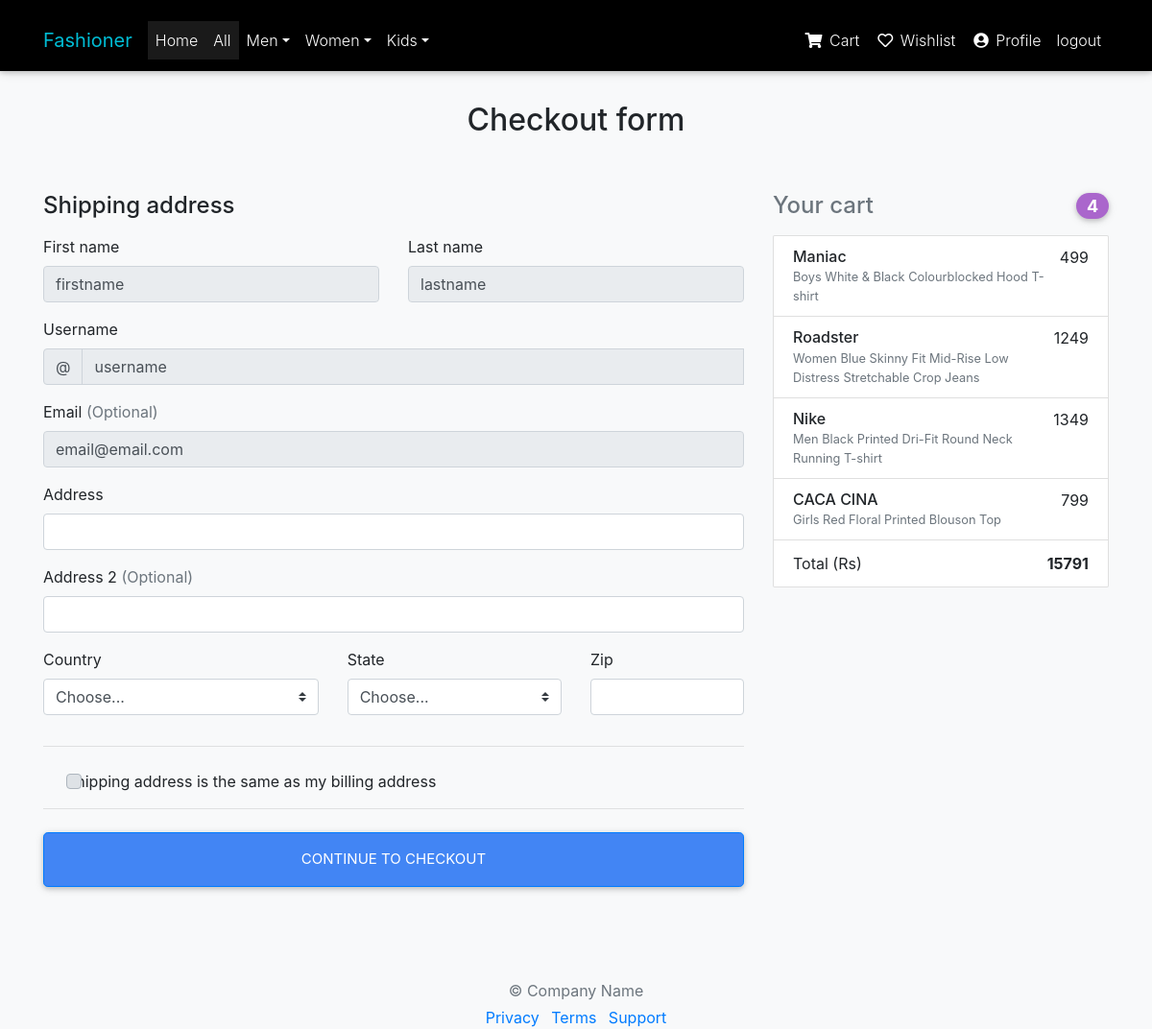
The page /home/checkout (signed in) on the database as committed earlier.
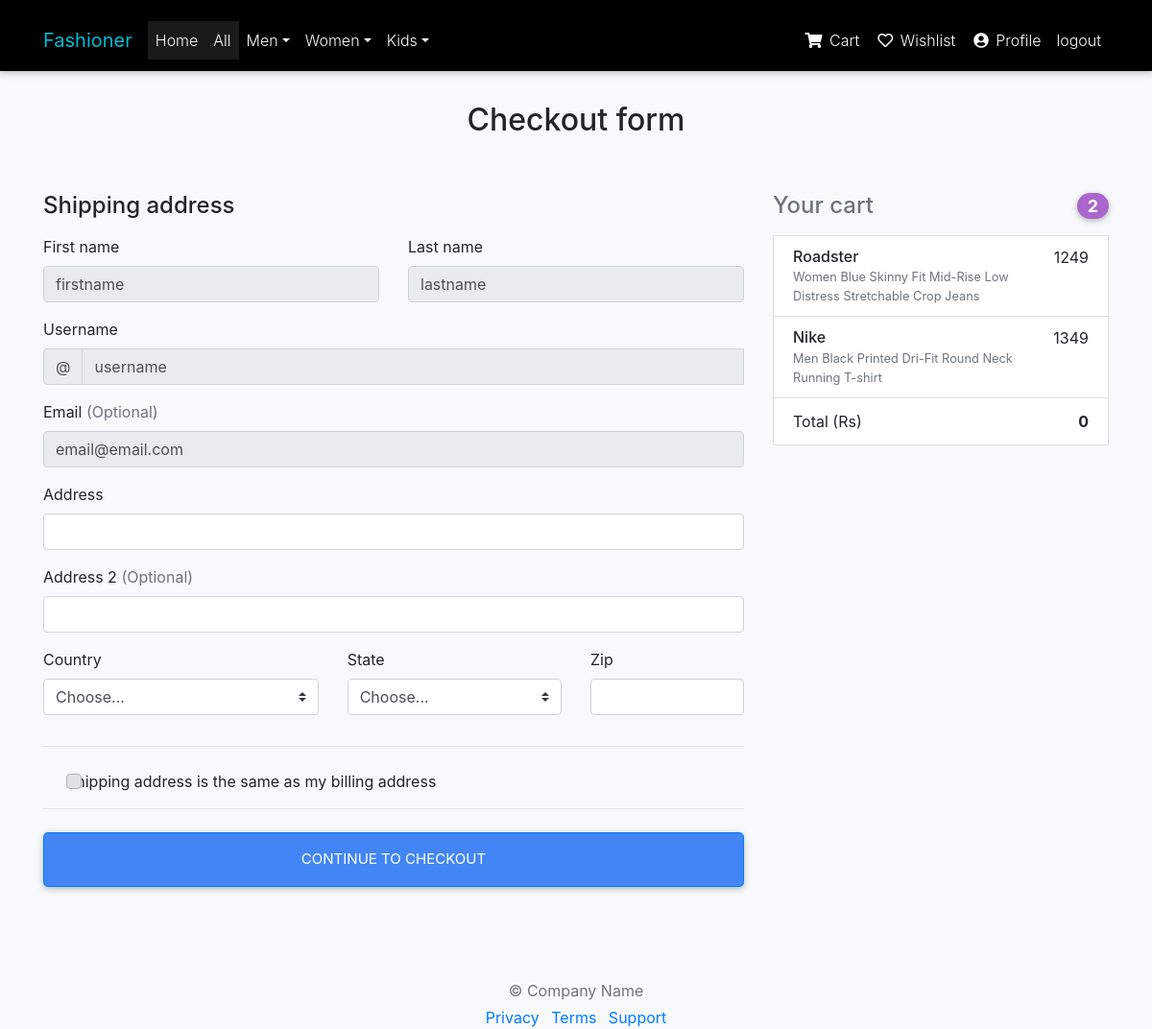
The same page on the database as committed later.
### FashionerMain/models.py (models this page shows)
class Cart(models.Model):
    user = models.ForeignKey(User, on_delete=models.CASCADE)
    product = models.ForeignKey(Product, on_delete=models.DO_NOTHING)
    quantity = models.IntegerField(default=1)
    size = models.CharField(choices=SIZE_CHOISES, max_length=3, default="")
    price = models.IntegerField(default=0)
    ordered = models.BooleanField(default=False)

class Product(models.Model):
    product_name = models.CharField(max_length=100)
    tagline = models.CharField(max_length=100, default="")
    price = models.IntegerField(default=0)
    image1 = models.CharField(max_length = 1000, default="")
    image2 = models.CharField(max_length = 1000, default="")
    image3 = models.CharField(max_length = 1000, default="")
    category = models.ForeignKey(Category, on_delete=models.DO_NOTHING, default="")
    description = models.CharField(max_length = 1000, default="")
    sizes = MultiSelectField(choices = SIZE_CHOISES, default="")

### FashionerMain/views.py (the view)
# urls.py: path('checkout', views.checkout, name='checkout'),
def checkout(request):
    user = request.user
    items = Cart.objects.filter(user = user)
    length = len(items)
    total = 0
    for item in items:
        if(item.ordered == False):
            total = total + item.price
    context = {
        'user': user,
        'items': items,
        'length': length,
        'total': total,
        'men': men,
        'women': women,
        'girls': girls,
        'boys': boys,
    }
    return render(request, "checkout-page.html", context)

### templates/checkout-page.html (shortened to what the changed rows need)
{% load static %}
<!DOCTYPE html>
<html lang="en"><head><meta http-equiv="Content-Type" content="text/html; charset=UTF-8">
    <link href="{% static 'Checkout example for Bootstrap_files/bootstrap.min.css'%}" rel="stylesheet">
    <link href="{% static 'Checkout example for Bootstrap_files/form-validation.css'%}" rel="stylesheet">
    <link rel="stylesheet" href="https://use.fontawesome.com/releases/v5.11.2/css/all.css">
    <link href="{% static 'css/bootstrap.min.css' %}" rel="stylesheet">
    <link href="{% static 'css/mdb.min.css' %}" rel="stylesheet">
    <link href="{% static 'css/style.min.css' %}" rel="stylesheet">
    </head>
  <body class="bg-light" data-new-gr-c-s-check-loaded="14.997.0" data-gr-ext-installed="">
    <div class="container">
    <br><br>
      <div class="py-5 text-center">
        <h2>Checkout form</h2>
      </div>
      <div class="row">
        <div class="col-md-4 order-md-2 mb-4">
          <h4 class="d-flex justify-content-between align-items-center mb-3">
            <span class="text-muted">Your cart</span>
            <span class="badge badge-secondary badge-pill">{{length}}</span>
          </h4>
          <ul class="list-group mb-3">
          {% for item in items %}
            <li class="list-group-item d-flex justify-content-between lh-condensed">
              <div>
                <h6 class="my-0">{{ item.product.product_name }}</h6>
                <small class="text-muted">{{ item.product.tagline }}</small>
              </div>
              <span class="my-0">{{ item.product.price }}</span>
            </li>
          {% endfor %}
            <li class="list-group-item d-flex justify-content-between">
              <span>Total (Rs)</span>
              <strong>{{ total }}</strong>
            </li>
          </ul>
        </div>
      </div>
    </div>
</body></html>

Rows that differ between the two databases and show on the page:
removed Cart: product.product_name "Maniac", product.tagline "Boys White & Black Colourblocked Hood T-shirt", product.price "499"
removed Cart: product.product_name "CACA CINA", product.tagline "Girls Red Floral Printed Blouson Top", product.price "799"
Other text that changed with them:
{{ length }}: "4" → "2"
{{ total }}: "15791" → "0"
